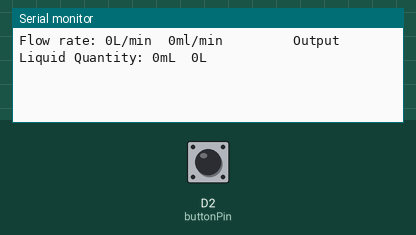
The sketch below on a simulated ESP8266 (NodeMCU). Parts: the last lines printed to the serial monitor. The test bench sets the inputs (shaded band); at power-on: D2 (buttonPin) HIGH.

Above: at 1.2 s.
1.3 s: D2 (buttonPin) pulled LOW for 0.15 s
At 2.4 s:
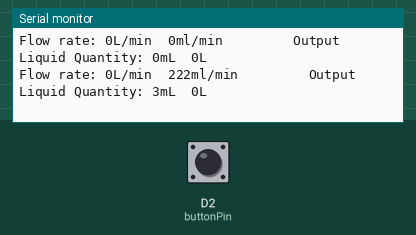
2.9 s: D2 (buttonPin) pulled LOW for 1 s
At 3.8 s:
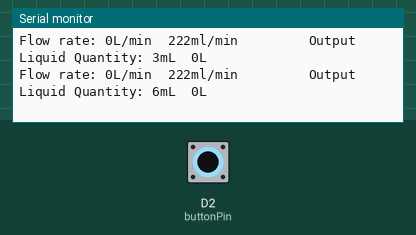
5.4 s: D2 (buttonPin) pulled LOW for 0.15 s
At 6.8 s:
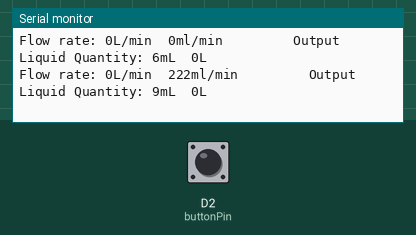
Timing chart, 0 to 8.4 s (numbered marks = the images above; inputs shaded):
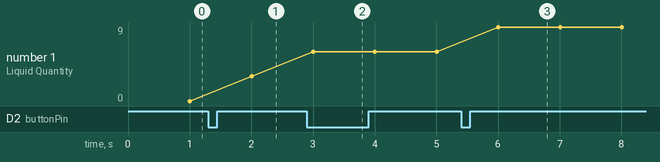

Measured:
- after the input at 1.3 s, the serial monitor: prints a new line after 0.70 s (image 1)
- after the input at 2.9 s, the serial monitor: prints a new line after 0.10 s (image 2)
- after the input at 5.4 s, the serial monitor: prints a new line after 0.61 s (image 3)
- plotted number 1: 0 → 3 after the input at 1.3 s, 3 → 6 after the input at 2.9 s, 6 → 9 after the input at 5.4 s

The sketch:

flow_sensor_with_nodemcu.ino
```cpp
  const int  buttonPin = D2; // flow sensor output

  volatile byte contagem = 0;   // number of pulses

  // The hall-effect flow sensor outputs approximately 4.5 pulses per second per
// litre/minute of flow.
float calibrationFactor = 4.5;

float flowRate;
unsigned int flowMilliLitres;
unsigned long totalMilliLitres;

unsigned long oldTime;

  //Interrupt function, so that the counting of pulse â€œrise upsâ€  dont interfere with the rest of the code  (attachInterrupt)
  void pin_ISR()
  {
      contagem++;
  }

void setup() {
   // Serial Comunication init
   Serial.begin(9600);
   delay(10);

   // Initialization of the variable â€œbuttonPinâ€  as INPUT (D2 pin)
   pinMode(buttonPin, INPUT);
  digitalWrite(buttonPin, HIGH);

  contagem = 0;
  flowRate          = 0.0;
  flowMilliLitres   = 0;
  totalMilliLitres  = 0;
  oldTime           = 0;


  // Attach an interrupt to the ISR vector
  attachInterrupt(digitalPinToInterrupt(buttonPin), pin_ISR, FALLING);

}


void loop() {
  //Serial.print("pulse are   ");
  // Serial.println(contagem);

  if((millis() - oldTime) > 1000)    // Only process counters once per second
  {
    // Disable the interrupt while calculating flow rate and sending the value to
    // the host
    detachInterrupt(buttonPin);

    // Because this loop may not complete in exactly 1 second intervals we calculate
    // the number of milliseconds that have passed since the last execution and use
    // that to scale the output. We also apply the calibrationFactor to scale the output
    // based on the number of pulses per second per units of measure (litres/minute in
    // this case) coming from the sensor.
    flowRate = ((1000.0 / (millis() - oldTime)) * contagem) / calibrationFactor;

    // Note the time this processing pass was executed. Note that because we've
    // disabled interrupts the millis() function won't actually be incrementing right
    // at this point, but it will still return the value it was set to just before
    // interrupts went away.
    oldTime = millis();

    // Divide the flow rate in litres/minute by 60 to determine how many litres have
    // passed through the sensor in this 1 second interval, then multiply by 1000 to
    // convert to millilitres.
    flowMilliLitres = (flowRate / 60) * 1000;

    // Add the millilitres passed in this second to the cumulative total
    totalMilliLitres += flowMilliLitres;

    unsigned int frac;

    // Print the flow rate for this second in litres / minute
    Serial.print("Flow rate: ");
    Serial.print(int(flowRate));  // Print the integer part of the variable
    Serial.print("L/min");
    Serial.print("\t");       // Print tab space


  Serial.print(long(flowRate*1000)); //flowrate in millilitres/minute
  Serial.print("ml/min");
   Serial.print("         ");

    // Print the cumulative total of litres flowed since starting
    Serial.print("Output Liquid Quantity: ");
    Serial.print(totalMilliLitres);
    Serial.print("mL");
    Serial.print("\t");       // Print tab space
  Serial.print(totalMilliLitres/1000);
  Serial.println("L");


    // Reset the pulse counter so we can start incrementing again
    contagem = 0;

    // Enable the interrupt again now that we've finished sending output
    attachInterrupt(digitalPinToInterrupt(buttonPin), pin_ISR, FALLING);
  }


}
```
